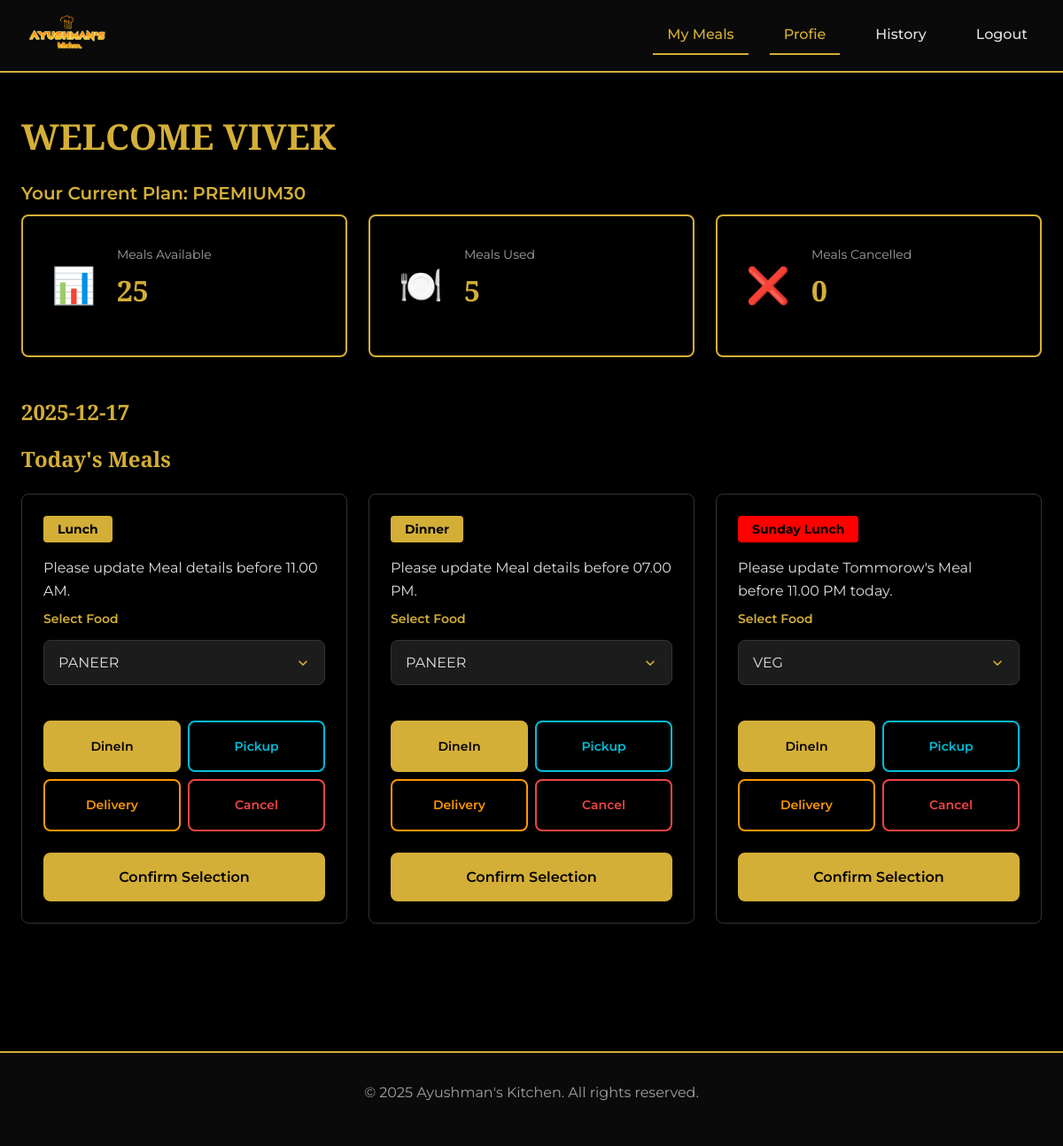
Screenshot of / (signed in) with the database file from the repository.
### Customers/models.py (models this page shows, shortened)
class Customer(AbstractBaseUser, PermissionsMixin):
    email = models.EmailField(unique=True)
    name = models.CharField(max_length=150)
    phone = models.CharField(max_length=15, blank=True)
    address = models.CharField(max_length=200, blank=True)
    is_active = models.BooleanField(default=True)
    is_staff = models.BooleanField(default=False)
    date_joined = models.DateTimeField(default=timezone.now)
    profile_updated_at = models.DateTimeField(auto_now=True)
    subscription_phase=models.IntegerField(default=1)
    meal_balance = models.IntegerField(default=0)
    user_status_active = models.BooleanField(default=True)
    lunch_status_active = models.BooleanField(default=True)
    dinner_status_active = models.BooleanField(default=True)
    paused_subscription = models.BooleanField(default=False)
    subscription_choice = models.CharField(max_length=20, choices=SUBSCRIPTION_TYPE, default="NORMAL60")
    default_lunch_service_choice = models.CharField(max_length=20, choices=SERVICE_TYPE, default="DineIn")
    default_dinner_service_choice = models.CharField(max_length=20, choices=SERVICE_TYPE, default="DineIn")
    default_meal_choice = models.CharField(max_length=20, choices=MEAL_MENU, default="NONE")
    FLAGSHIP_MENU_LUNCH_default_choice = models.CharField(max_length=20, choices=FLAGSHIP_MENU_LUNCH, default="NONE")
    FLAGSHIP_MENU_DINNER_default_choice = models.CharField(max_length=20, choices=FLAGSHIP_MENU_DINNER, default="NONE")
    PREMIUM_MENU_LUNCH_default_choice = models.CharField(max_length=20, choices=PREMIUM_MENU_LUNCH, default="NONE")
    PREMIUM_MENU_DINNER_default_choice = models.CharField(max_length=20, choices=PREMIUM_MENU_DINNER, default="NONE")
    USERNAME_FIELD = "email"
    REQUIRED_FIELDS = ["name"]
    objects = CustomerManager()
    @property
    def total_meals(self):
        if self.subscription_choice in ["NORMAL30","FLAGSHIP30","PREMIUM30"]:
            return 30
        else :
            return 60

### Customers/views.py (the view)
# urls.py: path('', user_dashboard,name="user_dashboard"),
@login_required
def user_dashboard(request):
    user=request.user
    used_meals= user.total_meals - user.meal_balance
    cl_l=LunchRecord.objects.filter(service_choice="Cancel",customer=user).count()
    cl_d=DinnerRecord.objects.filter(service_choice="Cancel",customer=user).count()
    cancelled_meals=cl_l+cl_d
    lunch_record = LunchRecord.objects.filter(customer=user,for_date=today).first()
    dinner_record = DinnerRecord.objects.filter(customer=user,for_date=today).first()
    admin_notice=AdminNotice.objects.all()
    tsunday= today.isoweekday() == 3  # use present date for testing puropose sunday to satur 0-7
    slunch_record = LunchRecord.objects.filter(customer=user,for_date=today  + timedelta(days=1)).first()
    context={
        'user':user,
        'used_meals':used_meals,
        'cancelled_meals':cancelled_meals,
        'lunch_record':lunch_record,
        'dinner_record':dinner_record,
        'admin_notice':admin_notice,
        'tsunday':tsunday,
        'slunch_record':slunch_record,
        }
    return render(request, 'Customer/user-dashboard.html',context)

### templates/Customer/user-dashboard.html (shortened to what this page needs)
{% load static %}
<!DOCTYPE html>
<html lang="en">
<head>
    <link rel="stylesheet" href="{% static 'Customer/styles-user-dashboard.css' %}"/>
</head>
<body>
    {% include "Customer/navbar.html" %}
    <main class="user-page">
        <div class="user-container">
            <h1 class="page-title" id="userGreeting">WELCOME {{ request.user.name|upper }}</h1>
            <p class="user-plan-display" id="userPlanDisplay">Your Current Plan: {{request.user.subscription_choice}}</p>
            <section class="meal-counters" aria-label="Meal counters">
                <div class="counter-card">
                    <div class="counter-icon">📊</div>
                    <div class="counter-content">
                        <p class="counter-label">Meals Available</p>
                        <p class="counter-number" id="mealsAvailable">{{ request.user.meal_balance|default:"0" }}</p>
                    </div>
                </div>
                <div class="counter-card">
                    <div class="counter-icon">🍽️</div>
                    <div class="counter-content">
                        <p class="counter-label">Meals Used</p>
                        <p class="counter-number" id="mealsUsed">{{used_meals}}</p>
                    </div>
                </div>
                <div class="counter-card">
                    <div class="counter-icon">❌</div>
                    <div class="counter-content">
                        <p class="counter-label">Meals Cancelled</p>
                        <p class="counter-number" id="mealsCancelled">{{ cancelled_meals|default:"0" }}</p>
                    </div>
                </div>
            </section>
            <section class="today-meals">
                {% if request.user.user_status_active %}
                <h2 class="section-title"> {% now "Y-m-d" %} </h2>
                <h2 class="section-title">Today's Meals  </h2>
                {% else %}
                {% if request.user.paused_subscription   %}
                <p class="section-title">0 Meals Left! Subscribe to restart services</p>
                {% else %}
                <p class="section-title">Resume meals in profile to resume services</p>
                {% endif %}
                {% endif %}
                <div class="meals-grid">
                    {% if request.user.lunch_status_active %}
                        {% if lunch_record %}
                            <div class="meal-card locked-card">
                                <div class="meal-time">Lunch</div>
                                    {% if lunch_record.service_choice == "Cancel" %}
                                        <div class="meal-details">
                                            <p class="meal-course">Meal Cancelled</p>
                                        </div>
                                        <div class="meal-status-message cancelled">
                                            <p>Thank you for letting us know.</p>
                                        </div>
                                    {% else %}
                                        <div class="meal-details">
                                            <p class="meal-course">Meal Confirmed! *Thank You* </p>
                                        </div>
                                        <div class="meal-status-message">
                                            <p>Food Chosen: *{% firstof lunch_record.meal_choice lunch_record.FLAGSHIP_choice lunch_record.PREMIUM_choice %}*</p>
                                                <p>Service Chosen: *{{lunch_record.service_choice}}*</p>
                                        </div>
                                    {% endif %}
                                </div>
                            </div>
                        {% else %}
                            {% if request.user.user_status_active %}
                            <div class="meal-card" data-meal="lunch">
                                <div class="meal-time">Lunch</div>
                                <p class="meal-description" id="lunchDescription">Please update Meal details before 11.00 AM. </p>
                                <form method="POST" action="{% url 'userlunch' %}">
                                    <div class="meal-details">
                                        <p class="meal-course">Select Food</p>
                                        {% if request.user.subscription_choice == "PREMIUM30" or request.user.subscription_choice == "PREMIUM60" %}
                                            <select id="lunchFoodType" class="food-type-dropdown" name="PREMIUM_choice">
                                                <option value="PANEER" {% if request.user.PREMIUM_MENU_LUNCH_default_choice == "PANEER" %}selected{% endif %}>PANEER</option>
                                            </select>
                                        {% endif %}
                                    </div>
                                    <div class="meal-actions radio-group" id="lunchServiceOptions">
                                        <label for="lunch-dining" class="radio-label btn-dining">DineIn</label>
                                        <label for="lunch-pickup" class="radio-label btn-pickup">Pickup</label>
                                        <label for="lunch-delivery" class="radio-label btn-delivery">Delivery</label>
                                        <label for="lunch-cancel" class="radio-label btn-cancel">Cancel</label>
                                    </div>
                                    <button class="btn btn-primary btn-confirm" data-meal-type="Lunch" id="btnConfirmLunch">Confirm Selection</button>
                                </form>
                            </div>
                            {% endif %}
                        {% endif %}
                    {% endif %}
                    {% if request.user.dinner_status_active %}
                        {% if dinner_record  %}
                            <div class="meal-card locked-card">
                                <div class="meal-time">Dinner</div>
                                    {% if dinner_record.service_choice == "Cancel" %}
                                        <div class="meal-details">
                                            <p class="meal-course">Meal Cancelled</p>
                                        </div>
                                        <div class="meal-status-message cancelled">
                                            <p>Thank you for letting us know.</p>
                                        </div>
                                    {% else %}
                                        <div class="meal-details">
                                            <p class="meal-course">Meal Confirmed! *Thank You* </p>
                                        </div>
                                        <div class="meal-status-message">
                                            <p>Food Chosen: *{% firstof dinner_record.meal_choice dinner_record.FLAGSHIP_choice dinner_record.PREMIUM_choice %}*</p>                                                                                 <p>Service Chosen: *{{dinner_record.service_choice}}*</p>
                                        </div>
                                    {% endif %}
                                </div>
                            </div>
                        {% else %}
                            {% if request.user.user_status_active %}
                            <div class="meal-card" data-meal="dinner">
                                <div class="meal-time">Dinner</div>
                                <p class="meal-description" id="dinnerDescription">Please update Meal details before 07.00 PM. </p>
                                <form method="POST" action="{% url 'userdinner' %}">
                                    <div class="meal-details">
                                        <p class="meal-course">Select Food</p>
                                        {% if request.user.subscription_choice == "PREMIUM30" or request.user.subscription_choice == "PREMIUM60" %}
                                            <select id="dinnerFoodType_premium" class="food-type-dropdown" name="PREMIUM_choice">
                                                <option value="PANEER" {% if request.user.PREMIUM_MENU_DINNER_default_choice == "PANEER" %}selected{% endif %}>PANEER</option>
                                            </select>
                                        {% endif %}
                                    </div>
                                    <div class="meal-actions radio-group" id="dinnerServiceOptions">
                                        <label for="dinner-dining" class="radio-label btn-dining">DineIn</label>
                                        <label for="dinner-pickup" class="radio-label btn-pickup">Pickup</label>
                                        <label for="dinner-delivery" class="radio-label btn-delivery">Delivery</label>
                                        <label for="dinner-cancel" class="radio-label btn-cancel">Cancel</label>
                                    </div>
                                    <button class="btn btn-primary btn-confirm" data-meal-type="Dinner" id="btnConfirmDinner">Confirm Selection</button>
                                </form>
                            </div>
                            {% endif %}
                        {% endif %}
                    {% endif %}
                    {% if tsunday %}
                    {% if request.user.lunch_status_active %}
                        {% if slunch_record %}
                            <div class="meal-card locked-card">
                                <div class="meal-time" style="background-color:Red;">Sunday Lunch</div>
                                    {% if slunch_record.service_choice == "Cancel" %}
                                        <div class="meal-details">
                                            <p class="meal-course">Meal Cancelled</p>
                                        </div>
                                        <div class="meal-status-message cancelled">
                                            <p>Thank you for letting us know.</p>
                                        </div>
                                    {% else %}
                                        <div class="meal-details">
                                            <p class="meal-course">Meal Confirmed! *Thank You* </p>
                                        </div>
                                        <div class="meal-status-message">
                                            <p>Food Chosen: *{{ slunch_record.meal_choice  }}*</p>
                                            <p>Service Chosen: *{{slunch_record.service_choice}}*</p>
                                        </div>
                                    {% endif %}
                                </div>
                            </div>
                        {% else %}
                            {% if request.user.user_status_active %}
                            <div class="meal-card" data-meal="lunch">
                                <div class="meal-time" style="background-color:Red;">Sunday Lunch</div>
                                <p class="meal-description" id="lunchDescription">Please update Tommorow's Meal before 11.00 PM today. </p>
                                <form method="POST" action="{% url 'usersundaylunch' %}">
                                    <div class="meal-details">
                                        <p class="meal-course">Select Food</p>
                                            <select id="lunchFoodType" class="food-type-dropdown" name="meal_choice">
                                                <option value="VEG" {% if request.user.default_meal_choice == "VEG" %}selected{% endif %}>VEG</option>
                                            </select>
                                    </div>
                                    <div class="meal-actions radio-group" id="lunchServiceOptions">
                                        <label for="sundaylunch-dining" class="radio-label btn-dining">DineIn</label>
                                        <label for="sundaylunch-pickup" class="radio-label btn-pickup">Pickup</label>
                                        <label for="sundaylunch-delivery" class="radio-label btn-delivery">Delivery</label>
                                        <label for="sundaylunch-cancel" class="radio-label btn-cancel">Cancel</label>
                                    </div>
                                    <button class="btn btn-primary btn-confirm" data-meal-type="Lunch" id="btnConfirmLunch">Confirm Selection</button>
                                </form>
                            </div>
                            {% endif %}
                        {% endif %}
                    {% endif %}
                    {% endif %}
                </div>
            </section>
        </div>
    </main>
    <footer class="footer">
        <p>&copy; 2025 Ayushman's Kitchen. All rights reserved.</p>
    </footer>
</body>
</html>

### rows the page displays
Customer: user.name "VIVEK", user.subscription_choice "PREMIUM30", user.meal_balance "25", meal_choice "VEG"

### other values shown
{{ used_meals }} "5"
{{ cancelled_meals|default:"0" }} "0"
